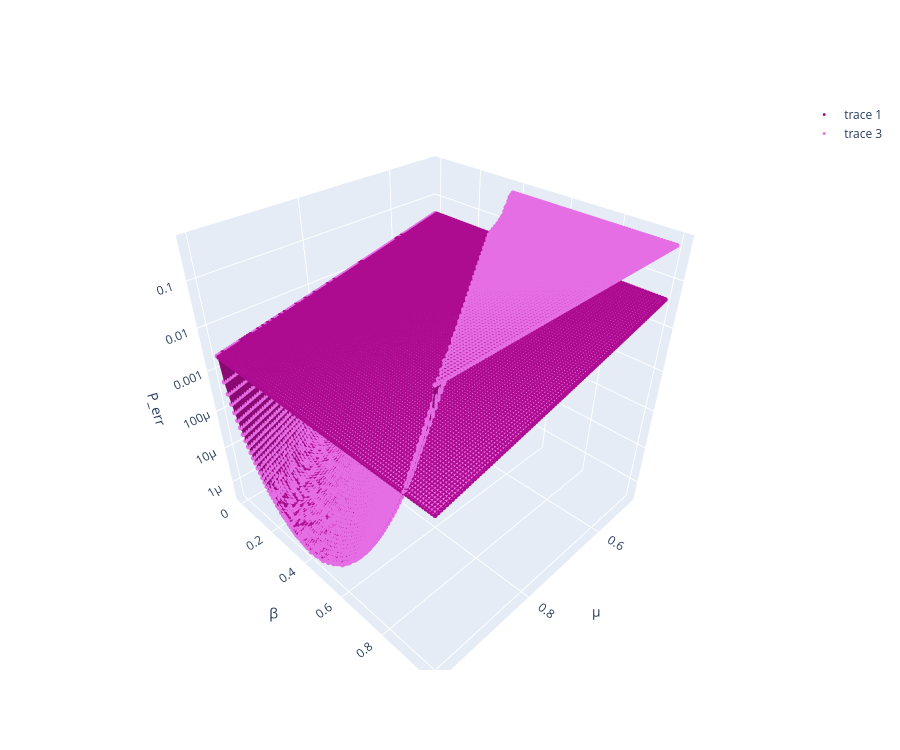

The notebook cell saved with this chart:
### Code cell
reload_protocols()
sigmas = [0.0]
im.plot_homodyne_perr(sigmas, colors_1, colors_2, dsts = 'all', dts = 'all')

### Figure 1 — Plotly figure (JSON) as saved in the notebook; plotly's stock layout.template omitted (floating-point values rounded to 4 significant figures; data arrays with more than 128 entries replaced by an {"elided": "..."} marker saying what was removed)
{"data": [{"colorscale": [[0, "#e56ee5"], [1, "#e56ee5"]], "showscale": false, "surfacecolor": {"elided": "101x101 float values"}, "type": "surface", "x": {"elided": "101x101 float values"}, "y": {"elided": "101x101 float values"}, "z": {"elided": "101x101 float values"}}, {"marker": {"color": "#AD0B90", "size": 3}, "mode": "markers", "type": "scatter3d", "x": {"elided": "10201 float values"}, "y": {"elided": "10201 float values"}, "z": {"elided": "10201 float values"}}, {"colorscale": [[0, "#AD0B90"], [1, "#AD0B90"]], "showscale": false, "surfacecolor": {"elided": "101x101 float values"}, "type": "surface", "x": {"elided": "101x101 float values"}, "y": {"elided": "101x101 float values"}, "z": {"elided": "101x101 float values"}}, {"marker": {"color": "#e56ee5", "size": 3}, "mode": "markers", "type": "scatter3d", "x": {"elided": "10201 float values"}, "y": {"elided": "10201 float values"}, "z": {"elided": "10201 float values"}}], "layout": {"height": 750, "scene": {"aspectmode": "cube", "xaxis": {"title": {"text": "μ"}}, "yaxis": {"title": {"text": "β"}}, "zaxis": {"title": {"text": "P_err"}, "type": "log"}}, "width": 900}}
